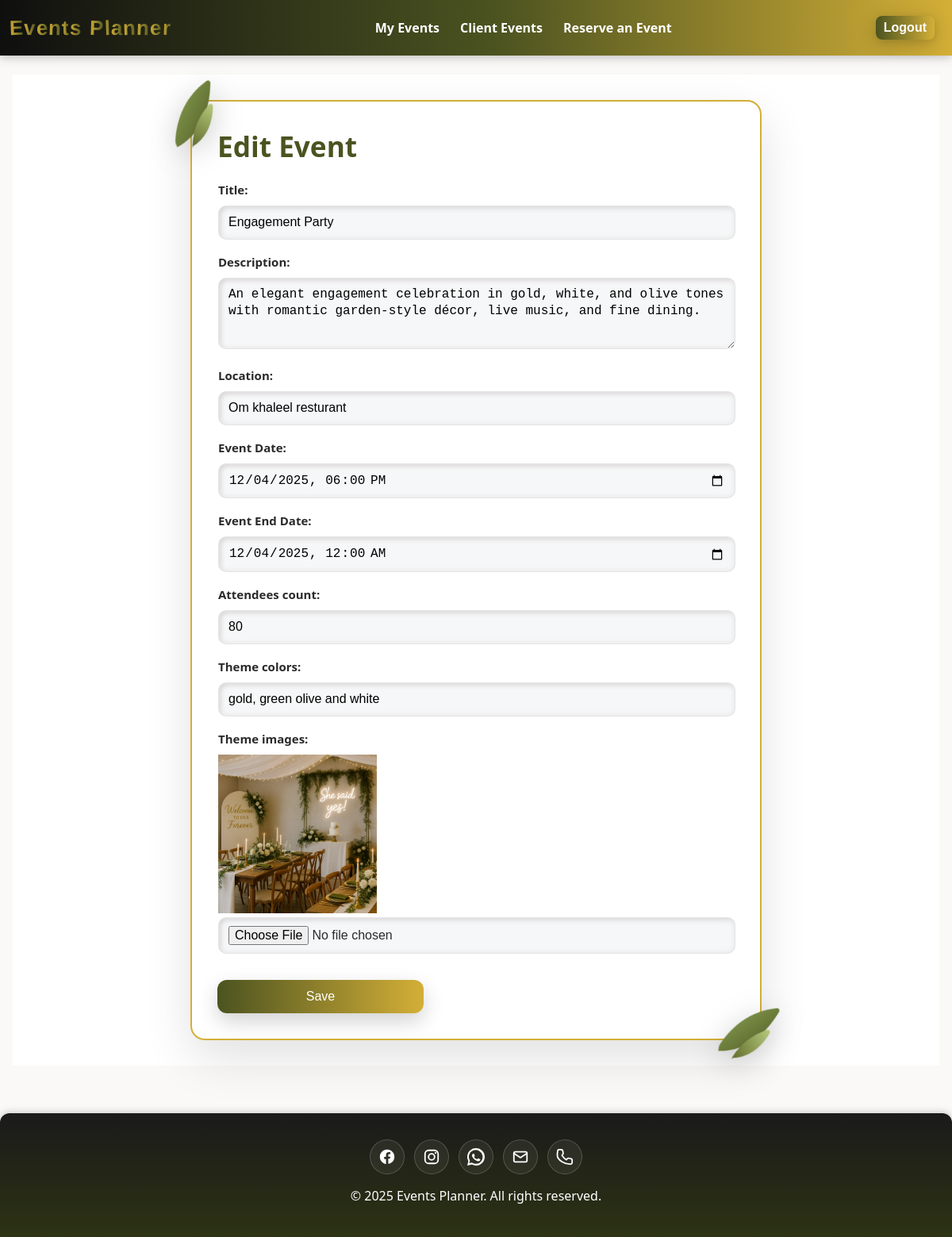
Page /events/3/update/ (signed in) on the earlier database version.
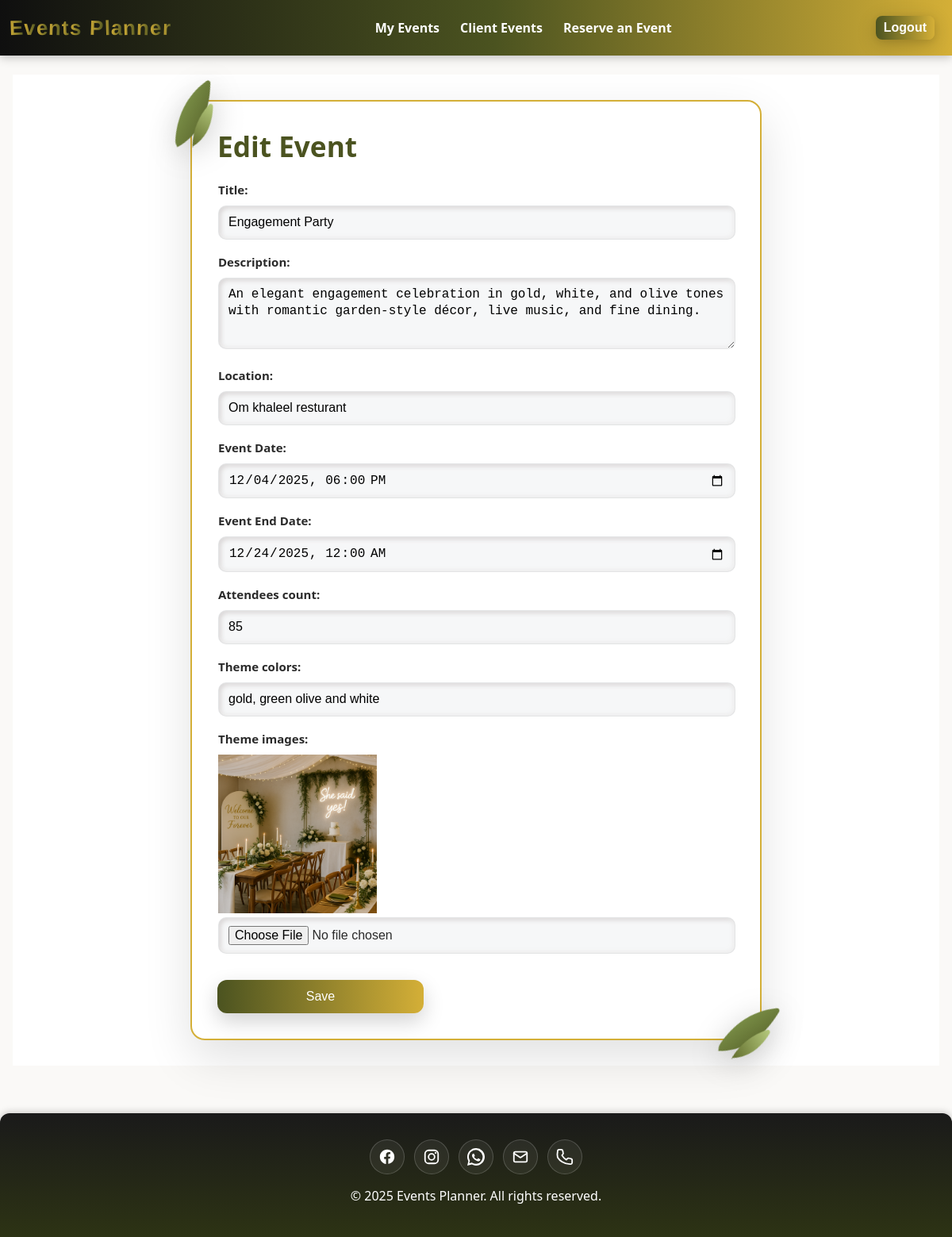
Same page on the later database version.
### main_app/models.py (models this page shows, shortened)
class Event(models.Model):
  title = models.CharField(max_length=200)
  description = models.TextField(max_length=500)
  location = models.TextField(max_length=500)
  start_date = models.DateTimeField('Event Date')
  end_date = models.DateTimeField('Event End Date')
  created_date = models.DateTimeField(auto_now=True)
  updated_date = models.DateTimeField(auto_now=True)
  attendees_count = models.IntegerField()
  theme_colors = models.CharField(max_length=100)
  theme_images = models.ImageField(upload_to='events/%Y/%m/',
        blank=True,
        null=True)
  user = models.ForeignKey(
        settings.AUTH_USER_MODEL,
        on_delete=models.CASCADE,
        related_name='events'
    )

### main_app/views.py (the view, shortened to what this page needs)
# urls.py: path('events/<int:pk>/update/', views.EventUpdate.as_view(), name='event-update'),
class EventUpdate(LoginRequiredMixin, UpdateView):
    model = Event
    form_class = EventForm
    template_name = 'main_app/event_form_update.html'
    def get_queryset(self):
        return Event.objects.filter(user=self.request.user)
    def dispatch(self, request, *args, **kwargs):
        event = self.get_object()
        if event.start_date < timezone.now() + timedelta(days=1):
            messages.error(request, 'You cannot edit this event less than 1 day before it starts.')
            return redirect('event-details', pk=event.pk)
        return super().dispatch(request, *args, **kwargs)

### main_app/forms.py
class EventForm(forms.ModelForm):
    class Meta:
        model = Event
        fields = ['title','description','location','start_date','end_date','attendees_count','theme_colors','theme_images']
        widgets = {
            'title': forms.TextInput(attrs={'class': 'form-input', 'placeholder': 'Event title'}),
            'description': forms.Textarea(attrs={'class': 'form-input', 'rows': 3, 'placeholder': 'Event description'}),
            'location': forms.TextInput(attrs={'class': 'form-input', 'placeholder': 'Event location'}),
            'start_date': forms.DateTimeInput(attrs={
                'type': 'datetime-local',
                'class': 'form-input'
            }),
            'end_date': forms.DateTimeInput(attrs={
                'type': 'datetime-local',
                'class': 'form-input'
            }),
            'attendees_count': forms.NumberInput(attrs={'class': 'form-input', 'min': 0}),
            'theme_colors': forms.TextInput(attrs={'class': 'form-input'}),
            'theme_images': forms.ClearableFileInput(attrs={'class': 'form-input'}),
        }

### main_app/templates/main_app/event_form_update.html (shortened to what this page needs)
{% extends 'base.html' %}
{% load static %}
{% block head %}
<link rel="stylesheet" href="{% static 'css/event-form.css' %}">
{% endblock %}
{% block content %}
<div class="auth-container">
    <div class="form-container">
        <h1 class="title">Edit Event</h1>
        <form method="POST" enctype="multipart/form-data">
            <table>
                {% for field in form %}
                <tr>
                    <th>{{ field.label_tag }}</th>
                    <td>
                        {% if field.name == "theme_images" %}
                            {% if field.value%}
                                <img src="{{ field.value.url }}" alt="choosen theme image" class="theme_img" >
                            {% endif %}
                            <input type="file" name="{{ field.html_name }}">
                        {% else %}
                            {{ field }}
                        {% endif %}
                    </td>
                </tr>
                {% endfor %}
            </table>
            <button type="submit">Save</button>
        </form>
    </div>
</div>
{% endblock %}

Differences in the rows shown:
changed Event "Engagement Party": end_date "12/04/2025 00:00" → "12/24/2025 00:00"; attendees_count "80" → "85"
